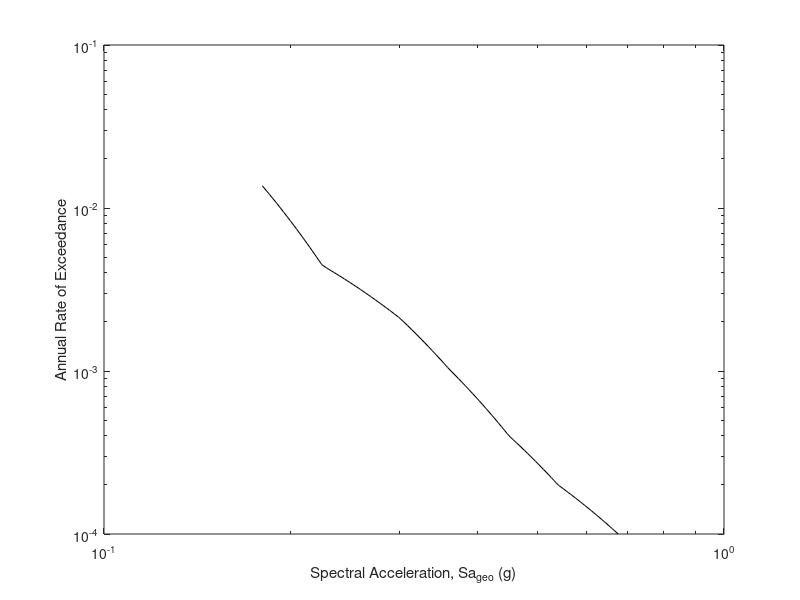

Write MATLAB code to recreate this figure. (Note: this script raises an error after producing the figure.)

%==========================================================================================
% Fragility estimation, hazard analysis, Risk calculation, and R_avl calculation from IDA
% Ketan Gupta, IIT Roorkee, 2024
% ketan_g@eq.iitr.ac.in
% Geometric mean of intensities; Risk integral truncated for lower and upper bounds
%==========================================================================================

clear; clc;

%%%%%%%%%% INPUTS %%%%%%%%%%

MCE = 0.45;
median_Op = 0.28; std_Op = 0.39;
median_CP = 0.57; std_CP = 0.29;

% Integral lower bound -
low_int_IO = 0.18;
low_int_CP = 0.18;

% Integral upper bound -
high_int_IO = 0.675;
high_int_CP = 0.675;

hazard = [0.18 0.0137; 0.225 0.00444; 0.3 0.00211; 0.36 0.00103; 0.45 0.00040; 0.54 0.0002; 0.675 0.0001];

%%%%%%%%%% END OF INPUTS %%%%%%%%%%

phi_MCE_Op = 1/std_Op*log(MCE/median_Op);
phi_MCE_CP = 1/std_CP*log(MCE/median_CP);

P_MCE_Op = normcdf(phi_MCE_Op)*100;     % P[Op|MCE] for Operational level
P_MCE_CP = normcdf(phi_MCE_CP)*100;     % P[CP|MCE] for Collapse level
fprintf ("Probability of Exceeding Operational given MCE is %6.3f %%\n",P_MCE_Op);
fprintf ("Probability of Exceeding Collapse given MCE is %6.3f %%\n",P_MCE_CP);

% Discretization -
disStep = 100;
dis_IO = (high_int_IO-low_int_IO)/disStep;
dis_CP = (high_int_CP-low_int_CP)/disStep;

% Hazard Curve -
spec_acc_fr_IO_Risk = low_int_IO:dis_IO:high_int_IO;                                    % Hazard lower and upper limits
spec_acc_fr_CP_Risk = low_int_CP:dis_CP:high_int_CP;

for i = 1:size(spec_acc_fr_CP_Risk,2)
    % hazrad_mod(i) = interp1(hazard(:,1),hazard(:,2),spec_acc_fr_CP_Risk(i));
    hazrad_mod(i) = exp(interp1(hazard(:,1),log(hazard(:,2)),spec_acc_fr_CP_Risk(i)));
end


figure
loglog(spec_acc_fr_CP_Risk,hazrad_mod,'k','LineWidth',0.75)
xlabel('Spectral Acceleration, Sa_g_e_o (g)')
ylabel('Annual Rate of Exceedance')
res = 1200;
box on
ax = gca;
ax.LineWidth = 1.2;
set(gca, 'FontName', 'Times New Roman')
x0=500;
y0=300;
width=220;
height=180;
set(gcf,'units','points','position',[x0,y0,width,height]);
print('Hazard Curve.png','-dpng',['-r' num2str(res)]);

% Fragility function -
fragility_Op = makedist('Lognormal','mu',median_Op,'sigma',std_Op);
fragility_CP = makedist('Lognormal','mu',median_CP,'sigma',std_CP);

% Fragility Curve -
frag_high = norminv(0.9999,median_CP, std_CP);                                         % Upper limit for fragility plot
spec_acc_fr = 0:dis_CP:frag_high;
fragility_Op_plot = normcdf((log(spec_acc_fr/median_Op))/std_Op);
fragility_CP_plot = normcdf((log(spec_acc_fr/median_CP))/std_CP);
figure
plot(spec_acc_fr,fragility_Op_plot, '-r', 'linewidth', 1)
hold on
plot(spec_acc_fr,fragility_CP_plot, '-b', 'linewidth', 1)
hold on
grid on
%title('Fragility Curve')
xlabel('Spectral Acceleration, Sa(T1) (g)')
ylabel('Probability of Exceedance')
xlim([0 frag_high])
yticks(0:0.25:1);
%legend('Fragility Curve');
med_IO = round(median_Op,2);
med_CP = round(median_CP,2);
std_IO = round(std_Op,2);
std_CP = round(std_CP,2);
dim = [0.55, 0.2, 0.3, 0.15];
str = {['\mu_I_O = ',num2str(med_IO),', ','\beta_I_O = ',num2str(std_IO)],['\mu_C_P = ',num2str(med_CP),', ','\beta_C_P = ',num2str(std_CP)]};
annotation('textbox',dim,'String',str,'FitBoxToText','on','FontSize', 6, 'FontName', 'Times New Roman', 'BackgroundColor', 'w');
res = 1200;
box on
ax = gca;
ax.LineWidth = 1.2;
set(gca, 'FontName', 'Times New Roman')
x0=500;
y0=300;
width=220;
height=180;
set(gcf,'units','points','position',[x0,y0,width,height]);

% Modification in fragility for area = 1
fragility_IO_mod = truncate(fragility_Op,low_int_IO,high_int_IO);
fragility_CP_mod = truncate(fragility_CP,low_int_CP,high_int_CP);


plot(spec_acc_fr,cdf(fragility_IO_mod,spec_acc_fr),':r','LineWidth',1.5)
plot(spec_acc_fr,cdf(fragility_CP_mod,spec_acc_fr),':b','LineWidth',1.5)
print('Fragility Curve.png','-dpng',['-r' num2str(res)]);

% Fragility for Risk integration -
ii = 0;
for i = low_int_IO:dis_IO:high_int_IO
    ii = ii + 1;
    fragility_Risk_IO(ii) = cdf(fragility_IO_mod,i);
end
ii = 0;
for i = low_int_CP:dis_CP:high_int_CP
    ii = ii + 1;
    fragility_Risk_CP(ii) = cdf(fragility_CP_mod,i);
end

% Risk -
m_IO = size(spec_acc_fr_IO_Risk,2);
for i = 2:m_IO-1
    del_s = spec_acc_fr_IO_Risk(i) - spec_acc_fr_IO_Risk(i-1);
    del_F = fragility_Risk_IO(i) - fragility_Risk_IO(i-1);
    mi = log(hazrad_mod(i)/hazrad_mod(i-1))/del_s;
    ai = hazrad_mod(i)*(1-exp(mi * del_s));
    bi = hazrad_mod(i)/del_s*(exp(mi*del_s)*(del_s-1/mi)+1/mi);
    lambda_IO(i) = fragility_Risk_IO(i)*ai - del_F*bi;
end

sum3_IO = 0;
size3 = size(lambda_IO,2);
for i = 1:size3
    sum3_IO = sum3_IO + lambda_IO(i);
end
mean_ann_R_IO = sum3_IO;
ann_prob_IO = 1-exp(-1*mean_ann_R_IO);
Mean_ann_R_IO = mean_ann_R_IO*100;
Ann_prob_IO = ann_prob_IO*100;
fprintf ("Mean Annual Rate of Exceeding IO is %6.3f %%\n",Mean_ann_R_IO);

m_CP = size(spec_acc_fr_CP_Risk,2);
for i = 2:m_CP-1
    del_s = spec_acc_fr_CP_Risk(i) - spec_acc_fr_CP_Risk(i-1);
    del_F = fragility_Risk_CP(i) - fragility_Risk_CP(i-1);
    mi = log(hazrad_mod(i)/hazrad_mod(i-1))/del_s;
    ai = hazrad_mod(i)*(1-exp(mi * del_s));
    bi = hazrad_mod(i)/del_s*(exp(mi*del_s)*(del_s-1/mi)+1/mi);
    lambda_CP(i) = fragility_Risk_CP(i)*ai - del_F*bi;
end

sum3_CP = 0;
size3 = size(lambda_CP,2);
for i = 1:size3
    sum3_CP = sum3_CP + lambda_CP(i);
end
mean_ann_R_CP = sum3_CP;
ann_prob_CP = 1-exp(-1*mean_ann_R_CP);
Mean_ann_R_CP = mean_ann_R_CP*100;
Ann_prob_CP = ann_prob_CP*100;
fprintf ("Mean Annual Rate of Exceeding CP is %6.3f %%\n",Mean_ann_R_CP);

% Save results to text file -
fid = fopen('Fragility & Risk Results.txt', 'w');
fprintf(fid,"Median for IO = %5.3f g ; Std. Dev. for IO = %5.3f; \nMedian for CP = %5.3f g ; " + ...
    "Std. Dev. for CP = %5.3f; \n\nP[IO|MCE] = %5.2f %%\nP[CP|MCE] = %5.2f %%\n\nMean Annual Rate of Exceeding IO   = %6.3f %%" + ...
    "\nMean Annual Rate of Exceeding CP   = %6.3f %%", median_Op, std_Op, median_CP, std_CP, P_MCE_Op, P_MCE_CP, Mean_ann_R_IO, Mean_ann_R_CP);
fclose(fid);